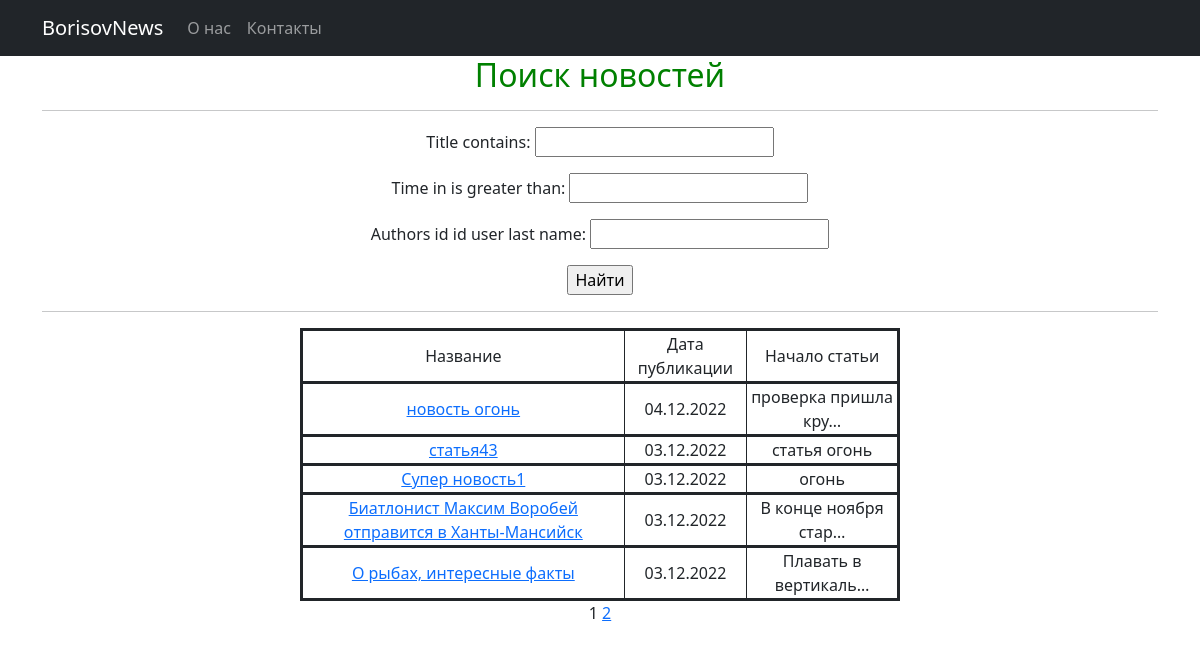
The app's page /news/search/ with its own data.
### news/models.py (models this page shows, shortened)
class Post(models.Model):
    article = 'AR'
    new = 'NE'
    authors_id = models.ForeignKey(Authors, on_delete=models.CASCADE)
    type_post = models.CharField(max_length=2, choices=TYPEPOST)
    time_in = models.DateTimeField(auto_now_add=True)
    category = models.ManyToManyField(Category, through='PostCategory')
    title = models.CharField(max_length=50)
    text_post = models.TextField()
    rating_post = models.IntegerField(default=0)

### news/views.py (the view)
# urls.py: path('search/', PostSearch.as_view(), name='post_search'),
class PostSearch(PostList):
    template_name = 'news_search.html'

### news/templatetags/custom_tags.py (called while the page is built)
@register.simple_tag(takes_context=True)
def url_replace(context, **kwargs):
   d = context['request'].GET.copy()
   for k, v in kwargs.items():
       d[k] = v
   return d.urlencode()

### news/views.py (called while the page is built)
    def get_queryset(self):
        queryset = super().get_queryset()
        self.filterset = PostFilter(self.request.GET, queryset)
        return self.filterset.qs

    def get_context_data(self, **kwargs):
        context = super().get_context_data(**kwargs)
        context['filterset'] = self.filterset
        return context

### templates/news_search.html (shortened to what this page needs)
{% extends 'flatpages/default.html' %}
{% load custom_tags %}
{% block content %}
<h2>Поиск новостей</h2>
<hr>
<form action="" method="get">
    {{ filterset.form.as_p }}
    <input type="submit" value="Найти" />
</form>
<hr>
{% if news %}
        <table>
           <tr>
               <td>
                   Название
               </td>
               <td>
                   Дата публикации
               </td>
               <td>
                   Начало статьи
               </td>
           </tr>
           {% for new in news %}
           <tr>
               <td><a href="/news/{{ new.id }}">{{ new.title }}</a></td>
               <td>{{ new.time_in|date:'d.m.Y' }}</td>
               <td>{{ new.text_post|truncatechars:20 }}</td>
           </tr>
           {% endfor %}
       </table>
   {% else %}
       <h2>Новостей нет!</h2>
   {% endif %}
   {{ page_obj.number }}
   {% if page_obj.has_next %}
       <a href="?{% url_replace page=page_obj.next_page_number %}">{{ page_obj.next_page_number }}</a>
   {% endif %}
{% endblock content %}

### records on screen
Post: title "новость огонь", time_in "04.12.2022", text_post "проверка пришла кру…"
Post: title "статья43", time_in "03.12.2022", text_post "статья огонь"
Post: title "Супер новость1", time_in "03.12.2022", text_post "огонь"
Post: title "Биатлонист Максим Воробей отправится в Ханты-Мансийск", time_in "03.12.2022", text_post "В конце ноября стар…"
Post: title "О рыбах, интересные факты", time_in "03.12.2022", text_post "Плавать в вертикаль…"

### other values on screen
{{ page_obj.number }} "1"
{{ page_obj.next_page_number }} "2"
